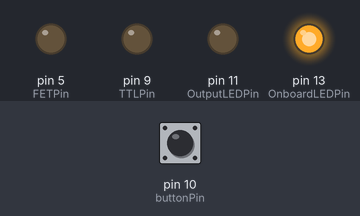
The sketch below on a simulated Arduino Uno, built with avr-gcc and run on an emulated ATmega328P. On the bench: output pins drawn as LEDs (lit = HIGH). Dashed ring = blinking. The inputs (shaded band) are chosen by the test bench; at power-on: pin 10 (buttonPin) HIGH.

Above: at 1.2 s.
1.3 s: pin 10 (buttonPin) pulled LOW for 0.15 s
At 2.1 s:
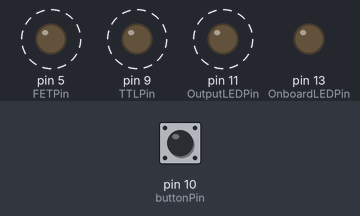
Timing chart, 0 to 10.3 s (numbered marks = the images above; inputs shaded):
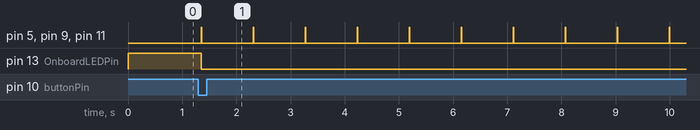

The sketch:

VEP_Controller.ino
```cpp
// constants won't change. They're used here to set pin numbers:
const int buttonPin = 10;    // the number of the pushbutton pin
const int FETPin = 5;      // the number of the MOSFET Gate pin
const int OutputLEDPin = 11;       // the number of the output indicator LED pin
const int OnboardLEDPin = 13;
const int TTLPin = 9;          // TTL pin
const int iNumTrials = 100;  // number of trials to run for each condition
const int iDelayBetweenConditions = 5000 ; //delay between each condition in ms

// Define trial condition arrays

int iPulseWidth[] = {10, 5, 20};                 // array of the pulse widths
int iRate[] = {1000, 500, 333, 2000, 1000};  // array of the trial frequency (rate) for each condition


// Variables will change:
int ledState = HIGH;         // the current state of the output pin
bool ready_to_go = false;
bool go = false;
int buttonState;             // the current reading from the input pin
int lastButtonState = LOW;   // the previous reading from the input pin
int i,j,k;                   // counter vars

// the following variables are unsigned longs because the time, measured in
// milliseconds, will quickly become a bigger number than can be stored in an int.
unsigned long lastDebounceTime = 0;  // the last time the output pin was toggled
unsigned long debounceDelay = 50;    // the debounce time; increase if the output flickers

void setup() {
  pinMode(buttonPin, INPUT_PULLUP);
  pinMode(FETPin, OUTPUT);
  pinMode(TTLPin, OUTPUT);
  pinMode(OutputLEDPin, OUTPUT);
  pinMode(OnboardLEDPin, OUTPUT);
}

void loop() {

  ready_to_go = true;

  if(ready_to_go) {
    digitalWrite(OnboardLEDPin, HIGH);
  }
  else {
    digitalWrite(OnboardLEDPin, LOW);
  }
  // read the state of the switch into a local variable:
  int reading = digitalRead(buttonPin);

  // check to see if you just pressed the button
  // (i.e. the input went from HIGH to LOW), and you've waited long enough
  // since the last press to ignore any noise:

  // If the switch changed, due to noise or pressing:
  if (reading != lastButtonState) {
    // reset the debouncing timer
    lastDebounceTime = millis();
  }

  if ((millis() - lastDebounceTime) > debounceDelay) {
    // whatever the reading is at, it's been there for longer than the debounce
    // delay, so take it as the actual current state:

    // if the button state has changed:
    if (reading != buttonState) {
      buttonState = reading;

      // only toggle the LED if the new button state is HIGH
      if (buttonState == LOW) {
        go = true;
      }
    }
  }

  // Set the outputs (LED strip and TTL out):
  if(go) {
    ready_to_go = false;
    digitalWrite(OnboardLEDPin, LOW);
    for (i = 0; i < 5; i++) {                  // loop through the Rates array (e.g., 1000, 500, 333, 2000, 1000 ms)
       for (j = 0; j < 3; j++) {               // loop through the Pulse Widths array (e.g., 10, 5, 20 ms)
          for (k = 0; k < iNumTrials; k++) {   // perform iNumTrials of each condition
             digitalWrite(TTLPin, HIGH);       // start TTL pulse
             digitalWrite(OutputLEDPin, HIGH);
             digitalWrite(FETPin, HIGH);       // start stimulus
             delay(iPulseWidth[j]);            // Set stimulus duration
             digitalWrite(FETPin, LOW);        // end light stimulus
             digitalWrite(TTLPin, LOW);
             digitalWrite(OutputLEDPin, LOW);
            // delay(50-iPulseWidth[j]);         // end TTL pulse (50 ms total duration)
             delay(iRate[i] - 50);            // Calculate interstimulus interval

          }                                  // end k loop
            delay(iDelayBetweenConditions);  // delay between sets of trials
        }                                    // end j loop
     }                                       // end i loop
  }                                          // end go loop

  go = false;                                 // wait for next button press before re-entering go loop
  ready_to_go = true;

  // save the reading. Next time through the loop, it'll be the lastButtonState:
  lastButtonState = reading;
}  // end loop
```

Measured:
- after the input at 1.3 s, pin 5 (FETPin), pin 9 (TTLPin), pin 11 (OutputLEDPin): alternates HIGH for 0.01 s and LOW for 0.95 s, starting after 0.05 s; pin 13 (OnboardLEDPin): HIGH → LOW after 0.05 s
